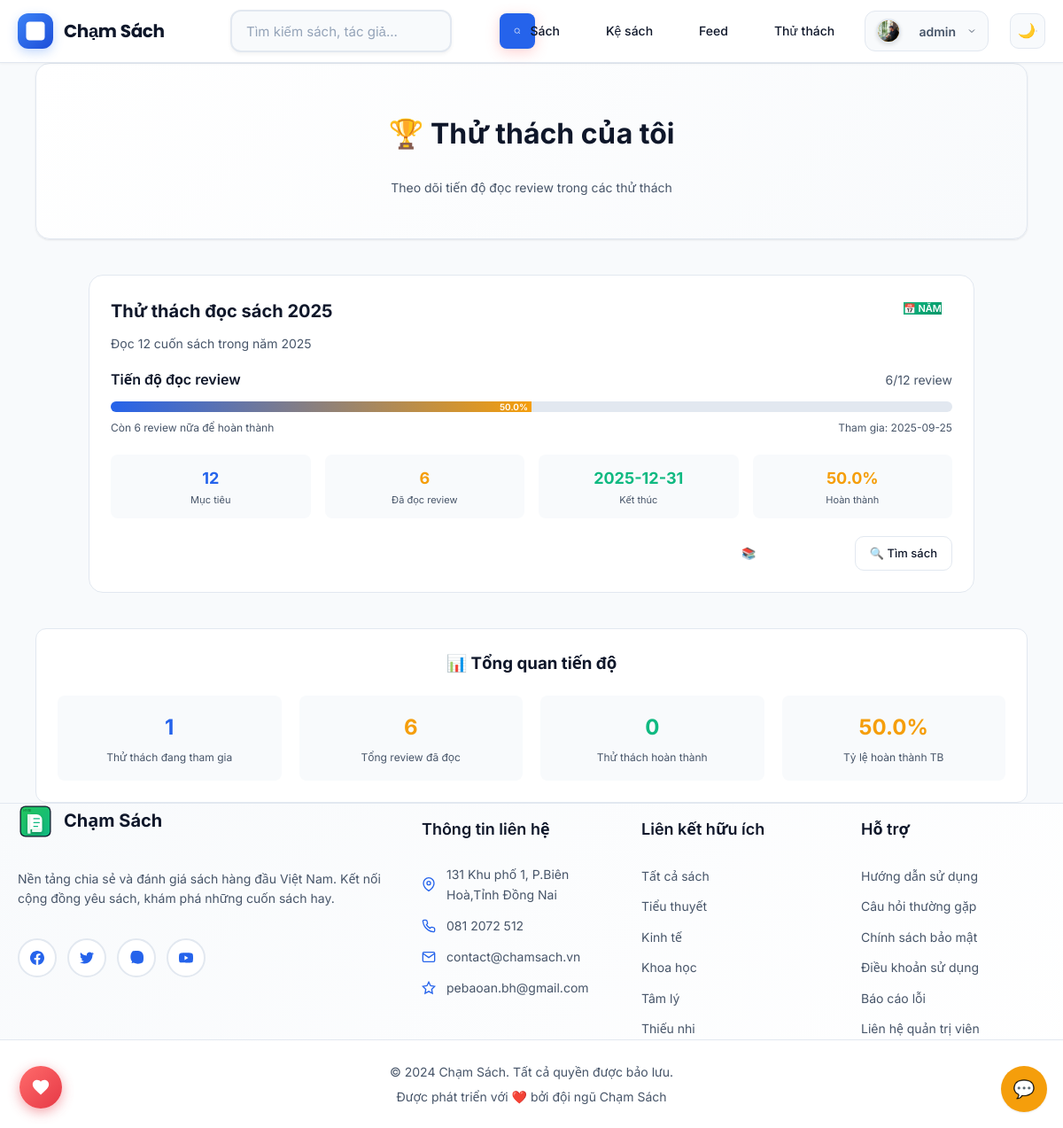
The app's page /me/challenges (signed in) with its own data.
### tables this page shows
CREATE TABLE user_challenges (
        id INTEGER PRIMARY KEY AUTOINCREMENT,
        user_id INTEGER NOT NULL,
        challenge_id INTEGER NOT NULL,
        current_count INTEGER DEFAULT 0,
        joined_at DATETIME DEFAULT CURRENT_TIMESTAMP,
        completed_at DATETIME,
        FOREIGN KEY (user_id) REFERENCES users(id) ON DELETE CASCADE,
        FOREIGN KEY (challenge_id) REFERENCES reading_challenges(id) ON DELETE CASCADE,
        UNIQUE(user_id, challenge_id)
    );

CREATE TABLE reading_challenges (
        id INTEGER PRIMARY KEY AUTOINCREMENT,
        title TEXT NOT NULL,
        description TEXT,
        challenge_type TEXT NOT NULL CHECK (challenge_type IN ('yearly', 'monthly', 'weekly', 'custom')),
        target_count INTEGER NOT NULL,
        start_date DATE NOT NULL,
        end_date DATE NOT NULL,
        is_active BOOLEAN DEFAULT 1,
        created_at DATETIME DEFAULT CURRENT_TIMESTAMP
    );

### app.py (the view)
    @app.route("/me/challenges")
    @login_required
    def my_challenges():
        db = get_db()
        uid = int(session["user_id"])  # type: ignore[index]
        challenges = db.execute("""
            SELECT rc.*, uc.current_count, uc.joined_at, uc.completed_at,
                   CASE WHEN uc.current_count >= rc.target_count THEN 1 ELSE 0 END as is_completed
            FROM user_challenges uc
            JOIN reading_challenges rc ON rc.id = uc.challenge_id
            WHERE uc.user_id = ? AND rc.is_active = 1
            ORDER BY uc.joined_at DESC
        """, (uid,)).fetchall()
        return render_template("my_challenges.html", challenges=challenges)

### templates/my_challenges.html (shortened to what this page needs)
{% extends 'base.html' %}
{% block content %}
<div class="my-challenges-page">
  <div class="page-header" style="text-align: center; margin-bottom: 40px;">
    <h1>🏆 Thử thách của tôi</h1>
    <p class="muted">Theo dõi tiến độ đọc review trong các thử thách</p>
  </div>
  <div class="challenges-container" style="max-width: 1000px; margin: 0 auto;">
    {% if challenges %}
    <div class="challenges-list" style="display: flex; flex-direction: column; gap: 20px;">
      {% for challenge in challenges %}
      <div class="challenge-item" style="background: var(--panel); border: 1px solid var(--border); border-radius: 16px; padding: 24px; transition: all 0.3s; position: relative;">
        <div class="challenge-header" style="display: flex; justify-content: space-between; align-items: flex-start; margin-bottom: 16px;">
          <div style="flex: 1;">
            <h2 style="margin: 0 0 8px 0; font-size: 20px; font-weight: 700; color: var(--text);">
              {{ challenge.title }}
            </h2>
            <p style="margin: 0; color: var(--text-secondary); font-size: 14px;">
              {{ challenge.description }}
            </p>
          </div>
          <div class="challenge-type" style="padding: 4px 12px; border-radius: 20px; font-size: 11px; font-weight: 600; text-transform: uppercase; margin-left: 16px;">
            {% if challenge.challenge_type == 'yearly' %}
              <span style="background: linear-gradient(135deg, #10b981, #059669); color: white;">📅 Năm</span>
            {% elif challenge.challenge_type == 'monthly' %}
              <span style="background: linear-gradient(135deg, #3b82f6, #2563eb); color: white;">📆 Tháng</span>
            {% elif challenge.challenge_type == 'weekly' %}
              <span style="background: linear-gradient(135deg, #f59e0b, #d97706); color: white;">📅 Tuần</span>
            {% else %}
              <span style="background: linear-gradient(135deg, #8b5cf6, #7c3aed); color: white;">🎯 Tùy chỉnh</span>
            {% endif %}
          </div>
        </div>
        <div class="progress-section" style="margin-bottom: 20px;">
          <div style="display: flex; justify-content: space-between; align-items: center; margin-bottom: 12px;">
            <span style="font-weight: 600; color: var(--text);">Tiến độ đọc review</span>
            <span style="font-size: 14px; color: var(--text-secondary);">
              {{ challenge.current_count }}/{{ challenge.target_count }} review
            </span>
          </div>
          <div style="width: 100%; height: 12px; background: var(--border); border-radius: 6px; overflow: hidden; margin-bottom: 8px;">
            {% set progress_percent = (challenge.current_count / challenge.target_count * 100) if challenge.target_count > 0 else 0 %}
            <div style="width: {{ progress_percent }}%; height: 100%; background: linear-gradient(90deg, var(--primary), var(--accent)); transition: width 0.3s; position: relative;">
              {% if progress_percent > 0 %}
              <div style="position: absolute; right: 4px; top: 50%; transform: translateY(-50%); font-size: 10px; color: white; font-weight: 600;">
                {{ progress_percent|round(0) }}%
              </div>
              {% endif %}
            </div>
          </div>
          <div style="display: flex; justify-content: space-between; align-items: center;">
            <span style="font-size: 12px; color: var(--text-secondary);">
              {% if challenge.is_completed %}
                🎉 Chúc mừng! Bạn đã hoàn thành thử thách!
              {% else %}
                Còn {{ challenge.target_count - challenge.current_count }} review nữa để hoàn thành
              {% endif %}
            </span>
            <span style="font-size: 12px; color: var(--text-secondary);">
              Tham gia: {{ challenge.joined_at[:10] }}
            </span>
          </div>
        </div>
        <div class="challenge-info" style="display: grid; grid-template-columns: repeat(auto-fit, minmax(120px, 1fr)); gap: 16px; margin-bottom: 20px;">
          <div style="text-align: center; padding: 12px; background: var(--bg); border-radius: 8px;">
            <div style="font-size: 18px; font-weight: 700; color: var(--primary);">{{ challenge.target_count }}</div>
            <div style="font-size: 11px; color: var(--text-secondary);">Mục tiêu</div>
          </div>
          <div style="text-align: center; padding: 12px; background: var(--bg); border-radius: 8px;">
            <div style="font-size: 18px; font-weight: 700; color: var(--accent);">{{ challenge.current_count }}</div>
            <div style="font-size: 11px; color: var(--text-secondary);">Đã đọc review</div>
          </div>
          <div style="text-align: center; padding: 12px; background: var(--bg); border-radius: 8px;">
            <div style="font-size: 18px; font-weight: 700; color: #10b981;">{{ challenge.end_date[:10] }}</div>
            <div style="font-size: 11px; color: var(--text-secondary);">Kết thúc</div>
          </div>
          <div style="text-align: center; padding: 12px; background: var(--bg); border-radius: 8px;">
            <div style="font-size: 18px; font-weight: 700; color: #f59e0b;">{{ progress_percent|round(1) }}%</div>
            <div style="font-size: 11px; color: var(--text-secondary);">Hoàn thành</div>
          </div>
        </div>
        <div class="challenge-actions" style="display: flex; gap: 12px; justify-content: flex-end;">
          <a href="{{ url_for('my_shelves') }}" class="btn secondary" style="padding: 8px 16px; font-size: 13px; text-decoration: none;">
            📚 Xem kệ sách
          </a>
          <a href="{{ url_for('books_list') }}" class="btn" style="padding: 8px 16px; font-size: 13px; text-decoration: none;">
            🔍 Tìm sách
          </a>
        </div>
      </div>
      {% endfor %}
    </div>
    {% endif %}
  </div>
  {% if challenges %}
  <div class="overall-progress" style="margin-top: 40px; padding: 24px; background: var(--panel); border: 1px solid var(--border); border-radius: 12px;">
    <h3 style="margin: 0 0 20px 0; color: var(--text); text-align: center;">📊 Tổng quan tiến độ</h3>
    <div style="display: grid; grid-template-columns: repeat(auto-fit, minmax(200px, 1fr)); gap: 20px;">
      <div style="text-align: center; padding: 16px; background: var(--bg); border-radius: 8px;">
        <div style="font-size: 24px; font-weight: 700; color: var(--primary); margin-bottom: 4px;">
          {{ challenges|length }}
        </div>
        <div style="font-size: 12px; color: var(--text-secondary);">Thử thách đang tham gia</div>
      </div>
      <div style="text-align: center; padding: 16px; background: var(--bg); border-radius: 8px;">
        <div style="font-size: 24px; font-weight: 700; color: var(--accent); margin-bottom: 4px;">
          {{ challenges|sum(attribute='current_count') }}
        </div>
        <div style="font-size: 12px; color: var(--text-secondary);">Tổng review đã đọc</div>
      </div>
      <div style="text-align: center; padding: 16px; background: var(--bg); border-radius: 8px;">
        <div style="font-size: 24px; font-weight: 700; color: #10b981; margin-bottom: 4px;">
          {{ challenges|selectattr('is_completed')|list|length }}
        </div>
        <div style="font-size: 12px; color: var(--text-secondary);">Thử thách hoàn thành</div>
      </div>
      <div style="text-align: center; padding: 16px; background: var(--bg); border-radius: 8px;">
        <div style="font-size: 24px; font-weight: 700; color: #f59e0b; margin-bottom: 4px;">
          {{ ((challenges|sum(attribute='current_count') / challenges|sum(attribute='target_count')) * 100)|round(1) if challenges|sum(attribute='target_count') > 0 else 0 }}%
        </div>
        <div style="font-size: 12px; color: var(--text-secondary);">Tỷ lệ hoàn thành TB</div>
      </div>
    </div>
  </div>
  {% endif %}
</div>
{% endblock %}

### static/enhanced-styles.css (style rules this page uses)
:root { --white: #ffffff; --gray-50: #f9fafb; --gray-100: #f3f4f6; --gray-200: #e5e7eb; --gray-300: #d1d5db; --gray-400: #9ca3af; --gray-500: #6b7280; --gray-600: #4b5563; --gray-700: #374151; --gray-800: #1f2937; --gray-900: #111827; --success: #10b981; --warning: #f59e0b; --error: #ef4444; --info: #3b82f6; --bg-primary: var(--panel); --bg-secondary: var(--bg); --bg-tertiary: color-mix(in oklab, var(--panel) 92%, var(--bg)); --text-primary: var(--text); --text-secondary: var(--muted); --text-tertiary: color-mix(in oklab, var(--muted) 75%, var(--text)); --text-inverse: #ffffff; --border-light: var(--border); --border-medium: color-mix(in oklab, var(--border) 70%, var(--text) 30%); --border-dark: color-mix(in oklab, var(--border) 50%, var(--text) 50%); --shadow-sm: 0 1px 2px 0 rgba(0, 0, 0, 0.05); --shadow-md: 0 4px 6px -1px rgba(0, 0, 0, 0.1), 0 2px 4px -1px rgba(0, 0, 0, 0.06); --shadow-lg: var(--shadow); --shadow-xl: 0 20px 25px -5px rgba(0, 0, 0, 0.1), 0 10px 10px -5px rgba(0, 0, 0, 0.04); --shadow-2xl: 0 25px 50px -12px rgba(0, 0, 0, 0.25); --space-1: 0.25rem; --space-2: 0.5rem; --space-3: 0.75rem; --space-4: 1rem; --space-5: 1.25rem; --space-6: 1.5rem; --space-8: 2rem; --space-10: 2.5rem; --space-12: 3rem; --space-16: 4rem; --space-20: 5rem; --font-size-xs: 0.75rem; --font-size-sm: 0.875rem; --font-size-base: 1rem; --font-size-lg: 1.125rem; --font-size-xl: 1.25rem; --font-size-2xl: 1.5rem; --font-size-3xl: 1.875rem; --font-size-4xl: 2.25rem; --font-weight-normal: 400; --font-weight-medium: 500; --font-weight-semibold: 600; --font-weight-bold: 700; --font-weight-extrabold: 800; --line-height-tight: 1.25; --line-height-normal: 1.5; --line-height-relaxed: 1.75; --radius-sm: 0.25rem; --radius-md: 0.375rem; --radius-lg: 0.5rem; --radius-xl: 0.75rem; --radius-2xl: 1rem; --radius-3xl: 1.5rem; --radius-full: 9999px; --transition-fast: 150ms ease-in-out; --transition-normal: 250ms ease-in-out; --transition-slow: 350ms ease-in-out; --z-dropdown: 1000; --z-sticky: 1020; --z-fixed: 1030; --z-modal-backdrop: 1040; --z-modal: 1050; --z-popover: 1060; --z-tooltip: 1070; }
.page-header { text-align: center; margin-bottom: var(--space-12); padding: var(--space-8) 0; background: linear-gradient(135deg, var(--bg-primary) 0%, var(--bg-secondary) 100%); border-radius: var(--radius-2xl); border: 1px solid var(--border-light); box-shadow: var(--shadow-lg); }

### records on screen
user_challenges: title "Thử thách đọc sách 2025", description "Đọc 12 cuốn sách trong năm 2025", current_count "6", target_count "12", progress_percent "50.0", challenge.target_count-challenge.current_count "6", joined_at "2025-09-25", end_date "2025-12-31"

### other values on screen
{{ current_user.username }} "admin"
{{ challenges|length }} "1"
{{ challenges|sum(attribute='current_count') }} "6"
{{ challenges|selectattr('is_completed')|list|length }} "0"
